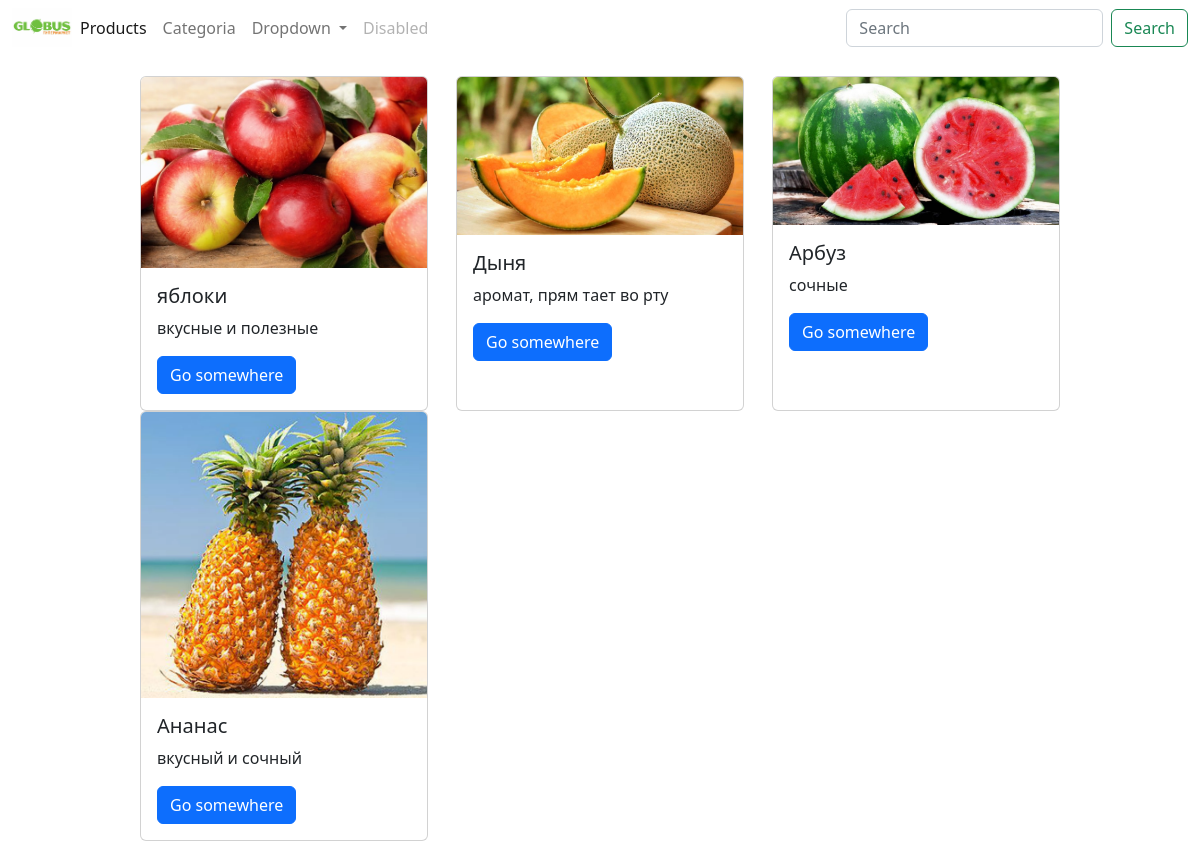
Before: /products/ with the older database file.
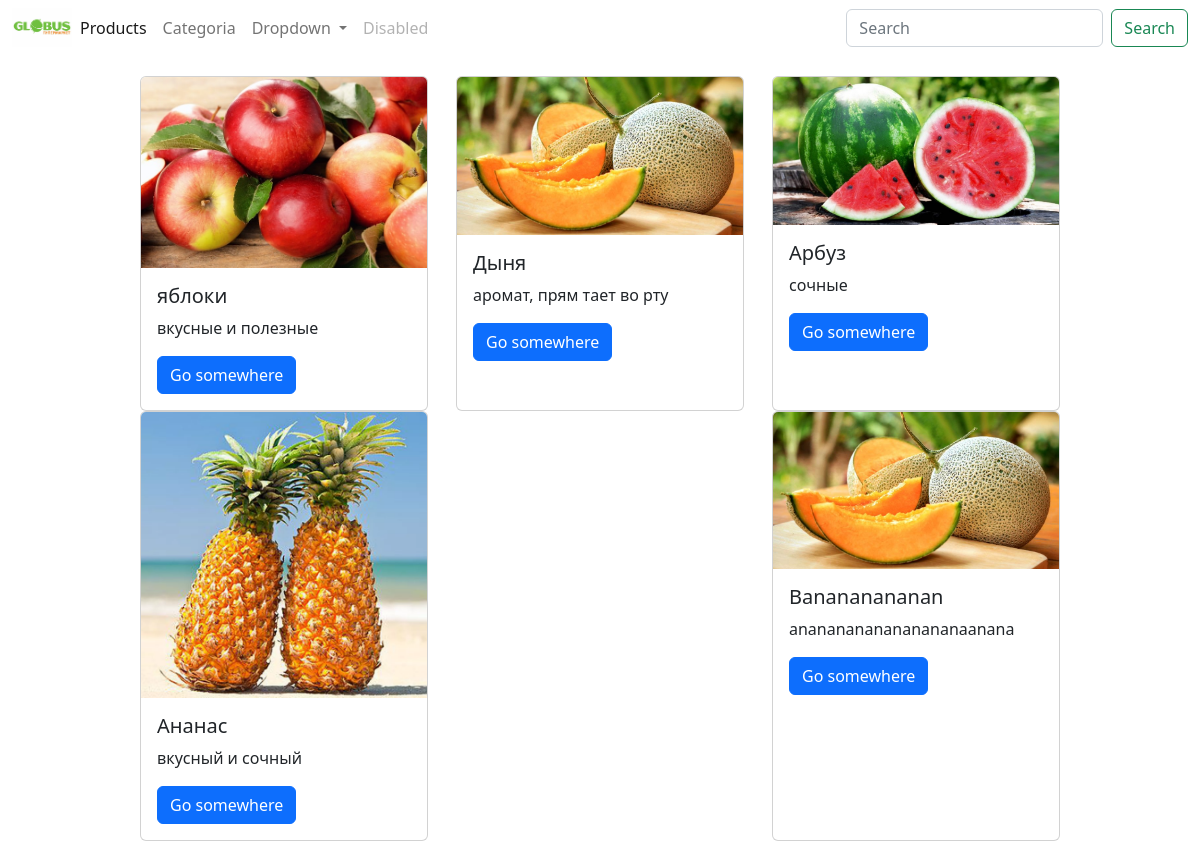
After: the same page with the newer database file.
### posts/models.py (models this page shows, shortened)
class Product(models.Model):
    image = models.ImageField(upload_to="photos",verbose_name="Фото")
    title = models.CharField(max_length=256)
    description = models.TextField()

### posts/views.py (the view)
# urls.py: path('products/', products_view),
def products_view(request):
    if request.method == "GET":
        product = Product.objects.all()
        context_data = {"product": product}
        return render(request, "products/products.html", context=context_data)

### templates/products/products.html (shortened to what this page needs)
{% extends 'layouts/index.html' %}
{% load static %}
{% block head %}
  <link rel="stylesheet" href="{% static 'css/product.css' %}">
{% endblock  %}
{% block content %}
<div class="product">
{% for products in product %}
  <div class="card" style="width: 18rem;">
    <img src="{{products.image.url}}" class="card-img-top" alt="Kairat">
    <div class="card-body">
      <h5 class="card-title">{{products.title}}</h5>
      <p class="card-text">{{products.description}}</p>
      <a href="/products/{{products.id}}/" class="btn btn-primary">Go somewhere</a>
    </div>
  </div>
  {% endfor %}
</div>
{% endblock  %}

### templates/layouts/index.html (shortened to what this page needs)
{% load static %}
<!DOCTYPE html>
<html lang="en">
<head>
  <link rel="stylesheet" href="https://cdn.jsdelivr.net/npm/bootstrap@5.2.3/dist/css/bootstrap.min.css">
  {% block head %}
  {% endblock  %}
</head>
<body>
  <nav class="navbar navbar-expand-lg bg-body-tertiary">
    <div class="container-fluid">
      <a class="" href="{% static 'logotip.png' %}">
        <img style="height: 40px" src="{% static 'image/globus.jpeg' %}" alt="">
      </a>
      <div class="collapse navbar-collapse" id="navbarSupportedContent">
        <ul class="navbar-nav me-auto mb-2 mb-lg-0">
          <li class="nav-item">
            <a class="nav-link active" aria-current="page" href="/products">Products</a>
          </li>
          <li class="nav-item">
            <a class="nav-link" href="/categoria">Categoria</a>
          </li>
          <li class="nav-item dropdown">
            <a class="nav-link dropdown-toggle" href="#" role="button" data-bs-toggle="dropdown" aria-expanded="false">
              Dropdown
            </a>
          </li>
          <li class="nav-item">
            <a class="nav-link disabled">Disabled</a>
          </li>
        </ul>
        <form class="d-flex" role="search">
          <input class="form-control me-2" type="search" placeholder="Search" aria-label="Search">
          <button class="btn btn-outline-success" type="submit">Search</button>
        </form>
      </div>
    </div>
  </nav>
  {% block content %}
  {% endblock  %}
</body>
</html>

### static/css/product.css (style rules this page uses)
.product { display: flex; justify-content: space-between; width: 80%; flex-wrap: wrap; margin-left: 10%; padding: 20px; }

Changed rows visible on the page:
added Product: image (picture), title "Banananananan", description "anananananananananaanana"
